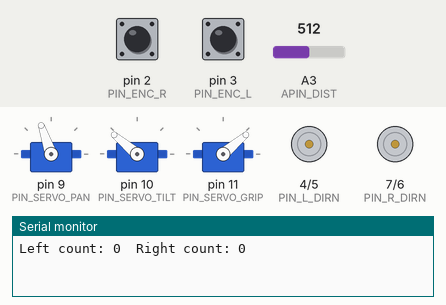
The sketch below on a simulated Arduino Uno, built with avr-gcc and run on an emulated ATmega328P. On the bench: 3 × servo, direction and speed pins drawn as motors (green arrow = direction pin HIGH = forward, orange = LOW = backward, longer = more drive), the last lines printed to the serial monitor. The test bench sets the inputs (shaded band); at power-on: A3 (APIN_DIST) = 512, pin 2 (PIN_ENC_R) HIGH, pin 3 (PIN_ENC_L) HIGH.

Above: at 1.2 s.
1.3 s: A3 (APIN_DIST) set to 265
2.8 s: A3 (APIN_DIST) set to 236
At 3.8 s:
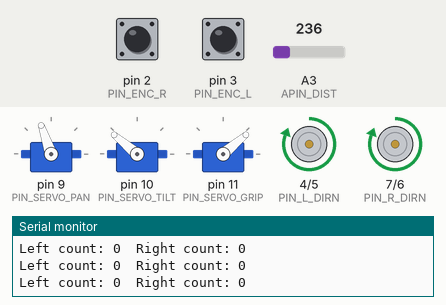
4.3 s: A3 (APIN_DIST) set to 260
At 5.0 s:
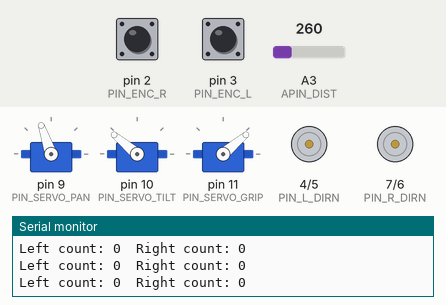
5.8 s: A3 (APIN_DIST) set to 240
At 6.1 s:
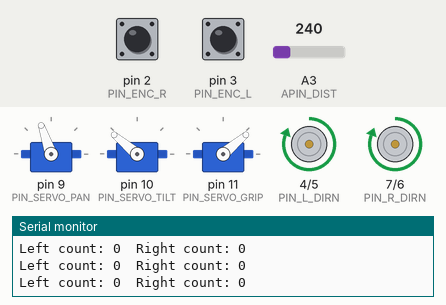
Timing chart, 0 to 8.3 s (numbered marks = the images above; inputs shaded):
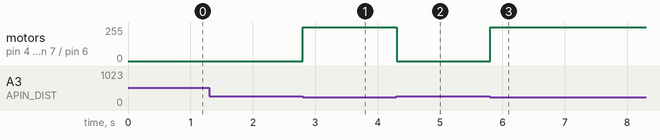

Measured:
- the behaviour switches between 250 and 249 on A3 (APIN_DIST) (found by bisection; images 0 and 1)
- after the input at 2.8 s, motor on pin 4 (PIN_L_DIRN) / pin 5 (PIN_L_SPEED), motor on pin 7 (PIN_R_DIRN) / pin 6 (PIN_R_SPEED): stopped → forward 255/255 at once
- after the input at 4.3 s, motor on pin 4 (PIN_L_DIRN) / pin 5 (PIN_L_SPEED), motor on pin 7 (PIN_R_DIRN) / pin 6 (PIN_R_SPEED): forward 255/255 → stopped at once
- after the input at 5.8 s, motor on pin 4 (PIN_L_DIRN) / pin 5 (PIN_L_SPEED), motor on pin 7 (PIN_R_DIRN) / pin 6 (PIN_R_SPEED): stopped → forward 255/255 at once

The sketch:

motor_encoder_speed_test.ino
```cpp
#include <Servo.h>

#define PIN_ENC_L (3)
#define PIN_ENC_R (2)
#define PIN_R_SPEED (6)
#define PIN_R_DIRN  (7)
#define PIN_L_SPEED (5)
#define PIN_L_DIRN  (4)

#define PIN_SERVO_PAN   (9)
#define PIN_SERVO_TILT (10)
#define PIN_SERVO_GRIP (11)

#define PIN_IR_RX (A5)
#define PIN_LED   (13)

#define APIN_DIST      (A3)

#define SPEED (255)

Servo sPan, sTilt, sGrip;

void SetMotorSpeeds(int l, int r) {
  digitalWrite(PIN_L_DIRN,l>0);
  digitalWrite(PIN_R_DIRN,r>0);
  analogWrite(PIN_L_SPEED,abs(l));
  analogWrite(PIN_R_SPEED,abs(r));
}

void setup() {
  // put your setup code here, to run once:
  Serial.begin(115200);
  pinMode(PIN_L_DIRN,OUTPUT);
  pinMode(PIN_R_DIRN,OUTPUT);
  pinMode(PIN_L_SPEED,OUTPUT);
  pinMode(PIN_R_SPEED,OUTPUT);
  pinMode(PIN_ENC_L,INPUT);
  pinMode(PIN_ENC_R,INPUT);

  sPan.attach(PIN_SERVO_PAN);
  sTilt.attach(PIN_SERVO_TILT);
  sGrip.attach(PIN_SERVO_GRIP);

  sPan.write(109);
  sTilt.write(140);
  sGrip.write(40);
}

void loop() {
  int lc = 0, rc = 0;
  int lp = digitalRead(PIN_ENC_L), rp = digitalRead(PIN_ENC_R);
  for(int i = 0; i < 200; i++) {
    if(Serial.available() > 0)
      for(;;) SetMotorSpeeds(0,0);
    if(digitalRead(PIN_ENC_L) != lp) lc++;
    if(digitalRead(PIN_ENC_R) != rp) rc++;
    lp = digitalRead(PIN_ENC_L), rp = digitalRead(PIN_ENC_R);
    if(analogRead(APIN_DIST) >= 250) SetMotorSpeeds(0,0);
    else SetMotorSpeeds(SPEED,SPEED);
    delay(5);
  }
  Serial.print("Left count: ");
  Serial.print(lc);
  Serial.print("\tRight count: ");
  Serial.print(rc);
  Serial.println();
}
```
